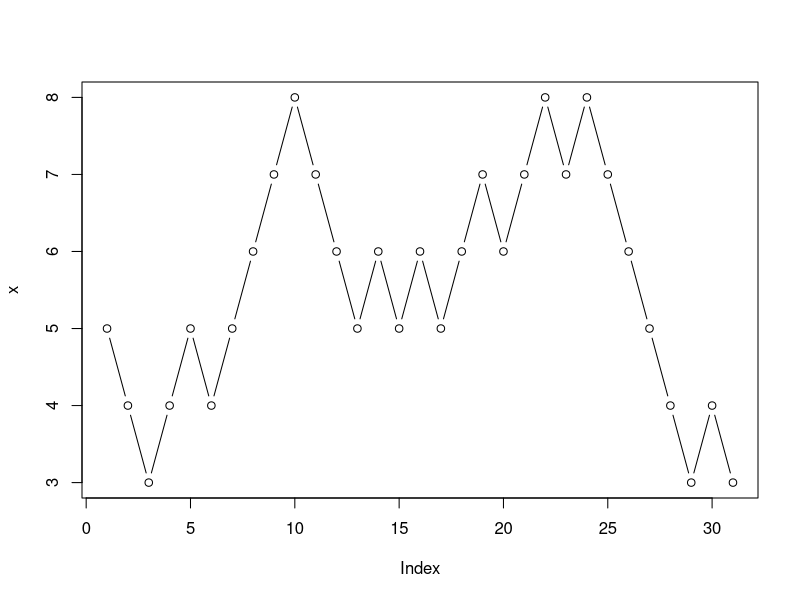
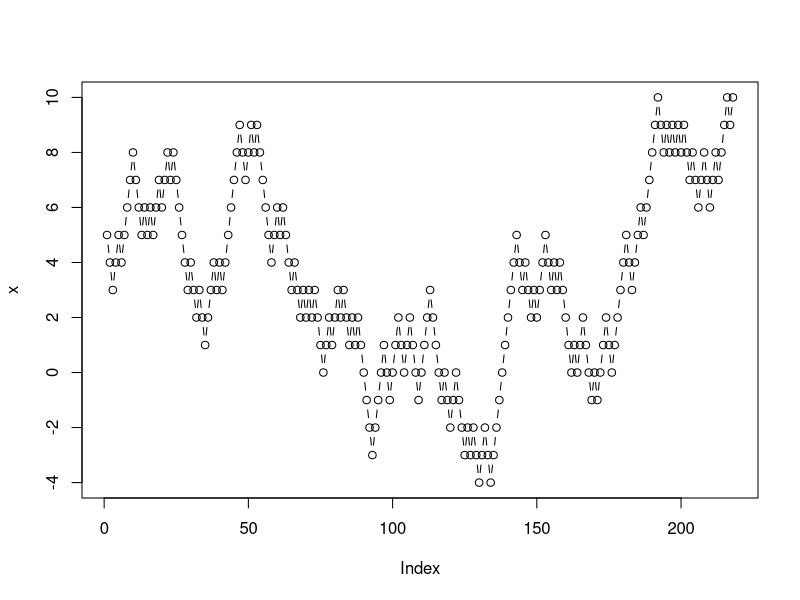

Recreate these plots in R, in order.
set.seed(1)
z<- 5
x<- vector ("numeric")
contador <- 0
while (z>= 3 && z<=10 )
{
  print(z)
  s <-matrix(z , 1 , 10)
  moneda <- rbinom(1,1,0.5)
  x <- c(x,z)
  if(moneda ==1)
  {
    z<- z+1
  } else {
    z<- z-1
  }
  contador <- contador +1
}
print(x)

print(contador)
plot(x, type="b")




#otro for
h=0
for (i in 1:100) {
set.seed(1)
z<- 5
x<- vector ("numeric")
contador1 <- 0
contador2 <-0
while (z>= 3 )
{
  print(z)
  s <-matrix(z , 1 , 10)
  moneda <- rbinom(1,1,0.5)
  x <- c(x,z)
  if(moneda ==1)
  {
    z<- z+1
  } else {
    z<- z-1
  }
  contador1 <- contador1 +1
  
}

while ( z<=10 )
{
  print(z)
  s <-matrix(z , 1 , 10)
  moneda <- rbinom(1,1,0.5)
  x <- c(x,z)
  if(moneda ==1)
  {
    z<- z+1
  } else {
    z<- z-1
  }
  contador2 <- contador2 +1
  h=h+1
}
}
print(x)
print(h)

print(contador1)
print(contador2)
plot(x, type="b")
paste("La probabilidad de salir por abajo es" , contador1)
paste("La probabilidad de salir por arriba es" , contador2)
